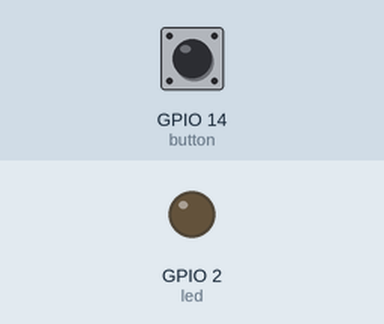
Recording of a program running on a simulated ESP32 board running MicroPython. On the bench: output pins drawn as LEDs (lit = HIGH). Inputs (shaded band) come from the test bench; at power-on: GPIO 14 (button) LOW.

Above: at 1.2 s.
1.3 s: GPIO 14 (button) pulled HIGH for 0.15 s
At 1.9 s:
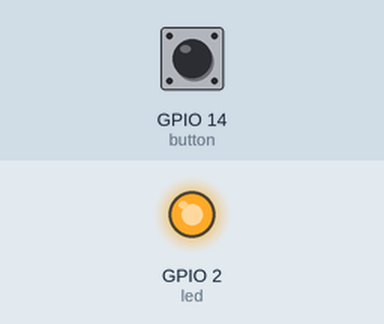
2.9 s: GPIO 14 (button) pulled HIGH for 1 s
At 4.3 s:
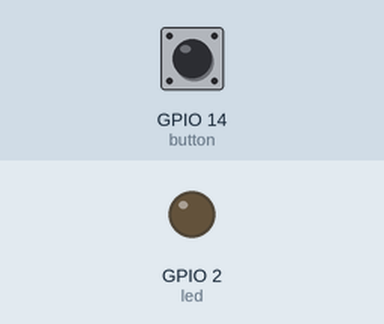
5.4 s: GPIO 14 (button) pulled HIGH for 3.2 s
At 6.2 s:
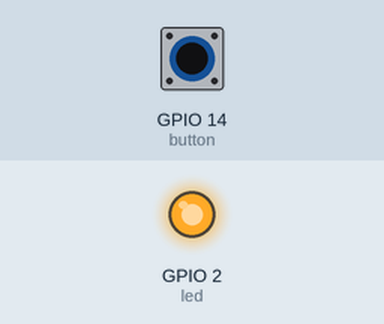
Timing chart, 0 to 8.4 s (numbered marks = the images above; inputs shaded):
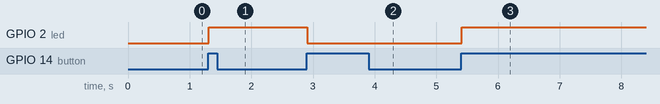

Measured:
- after the input at 1.3 s, GPIO 2 (led): LOW → HIGH at once
- after the input at 2.9 s, GPIO 2 (led): HIGH → LOW at once
- after the input at 5.4 s, GPIO 2 (led): LOW → HIGH at once

The program:

main.py
```python
'''
该程序作用是使用外部中断控制按键输入
在线文档：https://docs.geeksman.com/esp32/MicroPython/15.esp32-micropython-interrupt.html
'''
import time
from machine import Pin


# 定义 PIN 引脚对象
button = Pin(14, Pin.IN, Pin.PULL_DOWN)
led = Pin(2, Pin.OUT)


# 定义外部中断函数
def button_irq(button):
    # 按键消抖
    time.sleep_ms(10)
    if button.value() == 1:
        led.value(not led.value())


# 绑定中断函数
button.irq(button_irq, Pin.IRQ_RISING)
```
